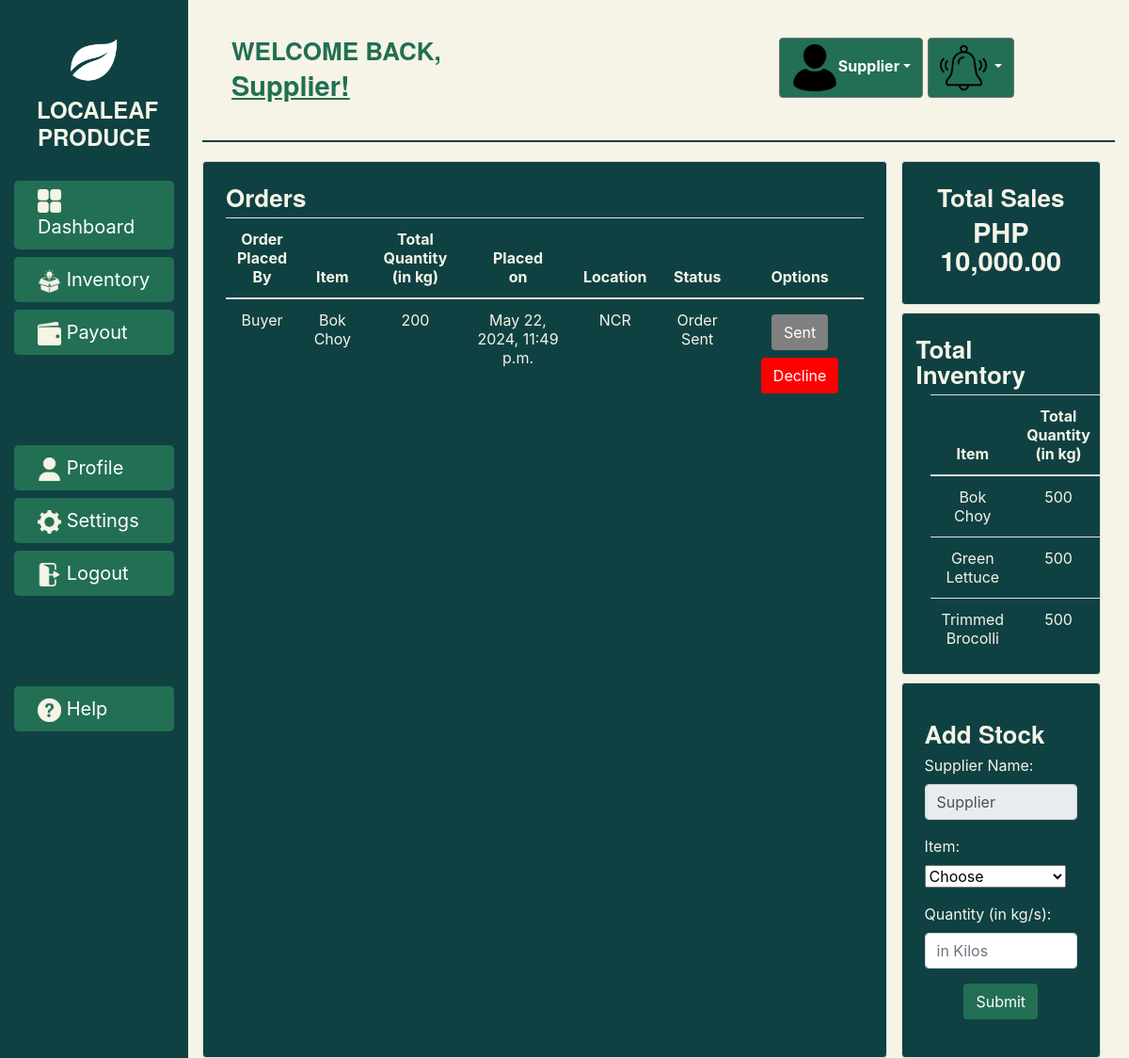
The app's page /supplier, older data.
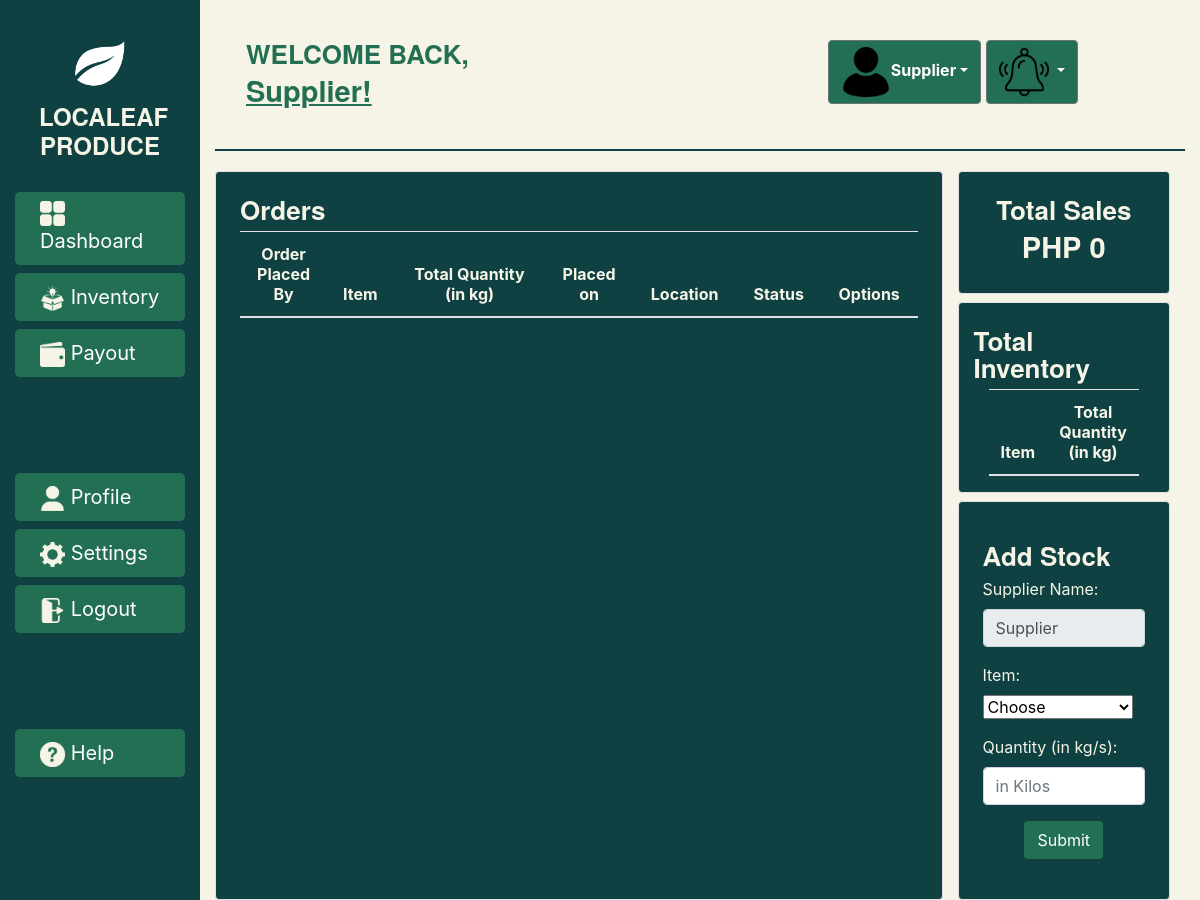
The same page, newer data.
### lapp/models.py (models this page shows, shortened)
class Order(models.Model):
    placed_by = models.CharField(max_length=300, default='Buyer')
    unit_price = models.IntegerField(default=0)
    total_price = models.IntegerField(default=0)
    supplier = models.CharField(max_length=300)
    item = models.CharField(max_length=300)
    quantity = models.IntegerField()
    created_on = models.DateTimeField(auto_now_add=True)
    location = models.CharField(max_length=300)
    status = models.CharField(max_length=300, default='Pending Payment')
    objects = models.Manager()

class SupplierStock(models.Model):
    name = models.CharField(max_length=300)
    item = models.CharField(max_length=300)
    quantity = models.IntegerField()
    stock_added_on = models.DateTimeField(auto_now_add=True)
    objects = models.Manager()

### lapp/views.py (the view)
# urls.py: path('supplier', views.supplier, name='supplier'),
def supplier(request):
    stocks= SupplierStock.objects.all().order_by('-stock_added_on')
    total_quantity = SupplierStock.objects.values('item').annotate(total_quantity=Sum('quantity'))
    try:
        total_revenue = f"{OrderHistory.objects.filter(status='Order Fulfilled').aggregate(Sum('total_price'))['total_price__sum']:,.2f}"
    except:
        total_revenue = 0
    orders = Order.objects.all()
    if (request.method=="POST"):
        name = request.POST.get('name')
        item = request.POST.get('item')
        quantity = request.POST.get('quantity')
        SupplierStock.objects.create(name=name, item=item, quantity=quantity)
    return render(request, 'lapp/supplier.html', {'stocks':stocks, 'total_quantity': total_quantity, 'orders':orders, 'total_revenue':total_revenue})

### lapp/templates/lapp/supplier.html (shortened to what the changed rows need)
{% load static %}
<html>
<link rel="stylesheet" href="https://stackpath.bootstrapcdn.com/bootstrap/4.3.1/css/bootstrap.min.css"/>
<body>
  <div class="container-fluid">
      <div class="row">
          <div class="col bcolor">
            <div class="container-fluid">
              <div class="row">
                <div class="col bcolor2 border rounded p-4 align-items-center">
                  <table class="table bodycolor text-center">
                    <thead class="thead">
                      <th scope="col">Order <br>Placed <br>By</th>
                      <th scope="col">Item</th>
                      <th scope="col">Total Quantity <br>(in kg)</th>
                      <th scope="col">Placed <br>on</th>
                      <th scope="col">Location</th>
                      <th scope="col">Status</th>
                      <th scope="col">Options</th>
                    <tbody>
                      {% for o in orders %}
                          <tr>
                            <td>{{ o.placed_by }}</td>
                            <td>{{ o.item }}</td>
                            <td>{{ o.quantity }}</td>
                            <td>{{ o.created_on }}</td>
                            <td>{{ o.location }}</td>
                            <td>{{ o.status }}</td>
                            <td>
                              {% if o.status == 'Pending Payment' or o.status == 'Payment Sent' %}
                              <a style="color: white; background-color:gray;" href="{% url 'receive_payment' pk=o.pk %}"  class="btn m-1">Receive <br> Payment</a>
                              <a href="{% url 'accept_order' pk=o.pk %}"  class="btn m-1">Accept</a>
                              <a style="color: white; background-color:red;" href="{% url 'decline_order' pk=o.pk %}"  class="btn m-1">Decline</a>
                              {% else %}
                              <a style="color: white; background-color:gray;" href="{% url 'sent_order' pk=o.pk %}"  class="btn m-1">Sent</a>
                              <a style="color: white; background-color:red;" href="{% url 'decline_order' pk=o.pk %}"  class="btn m-1">Decline</a>
                            </td>
                          </tr>
                          {% endif %}
                        {% endfor %}
                    </tbody>
                  </table>
                </div>
                <div class="col-sm-3">
                  <div class="col bcolor2 border rounded p-4">
                    <h4 class="bodycolor text-center">Total Sales</h4>
                    <h5 class="text-center bodycolor"> PHP {{ total_revenue }} </h5>
                  </div>
                  <div class="col bcolor2 border rounded pt-4 mt-2">
                    <div class="container bodycolor">
                      <table class="table bodycolor text-center">
                        <thead class="thead">
                          <th scope="col">Item</th>
                          <th scope="col">Total Quantity <br>(in kg)</th>
                        <tbody>
                          {% for item in total_quantity %}
                            <tr>
                              <td>{{ item.item }}</td>
                              <td>{{ item.total_quantity }}</td>
                            </tr>
                          {% endfor %}
                        </tbody>
                      </table>
                    </div>
                  </div>
                </div>
              </div>
            </div>
          </div>
      </div>
  </div>
</body>
</html>

Row changes from the older to the newer data that the page shows:
removed Order: placed_by "Buyer", item "Bok Choy", quantity "200", created_on "May 22, 2024, 11:49 p.m.", location "NCR", status "Order Sent", shows "Decline"
removed SupplierStock: item "Bok Choy", total_quantity "500"
removed SupplierStock: item "Green Lettuce", total_quantity "500"
removed SupplierStock: item "Trimmed Brocolli", total_quantity "500"
Text that changed along with them:
{{ total_revenue }}: "10,000.00" → "0"
